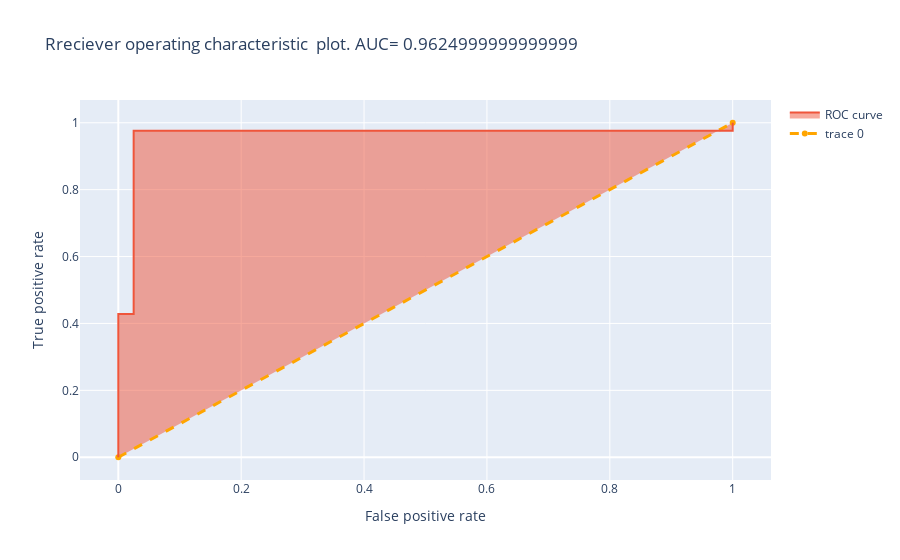

Notebook code cell kept with this figure:
### Markdown cell above
There is also a **ROC_curve** attribute.

### Code cell
HGSOC.ROC_curve

### Figure 1 — Plotly figure (JSON) as saved in the notebook; plotly's stock layout.template omitted (floating-point values rounded to 4 significant figures)
{"data": [{"line": {"color": "orange", "dash": "dash", "width": 3}, "type": "scatter", "x": [0, 1], "y": [0, 1]}, {"fill": "tonexty", "mode": "lines", "name": "ROC curve", "type": "scatter", "x": [0, 0, 0, 0.025, 0.025, 1, 1], "y": [0, 0.02381, 0.4286, 0.4286, 0.9762, 0.9762, 1]}], "layout": {"title": {"text": "Rreciever operating characteristic  plot. AUC= 0.9624999999999999"}, "xaxis": {"title": {"text": "False positive rate"}}, "yaxis": {"title": {"text": "True positive rate"}}}}
